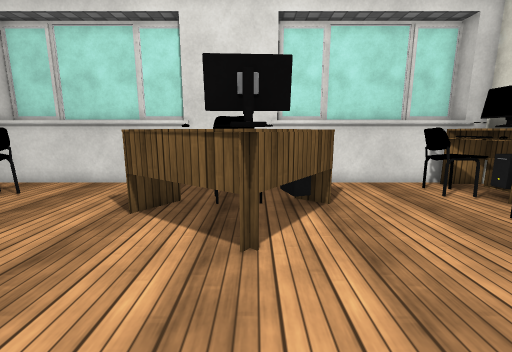
View 1 (above)

18 first-person views from a walk through a Unity game level. The camera is 1.2 m above the floor, tilts 10° down and sees 90° across. The floor is counted in squares, 0.5 m on a side. Each view is taken from the middle of a square. On the plan, view 1 faces up. The plan holds only what a view shows up to about 17 squares ahead; the rest is blank. The player character is not drawn. Some surface patterns are stand-ins.

View 2
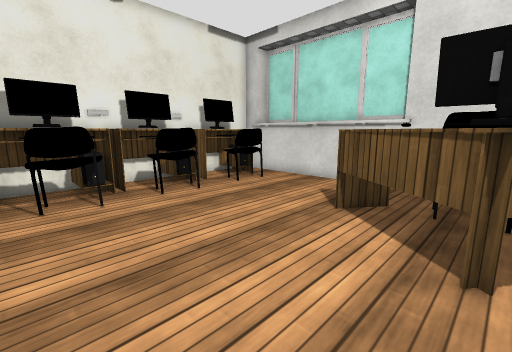

View 3
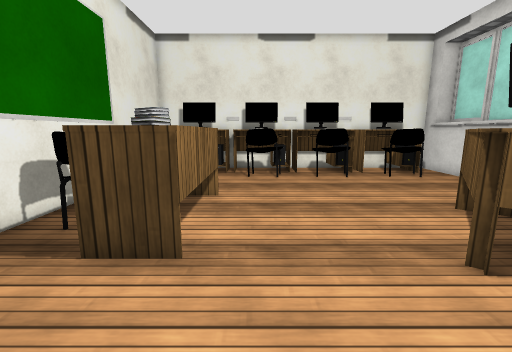

View 4
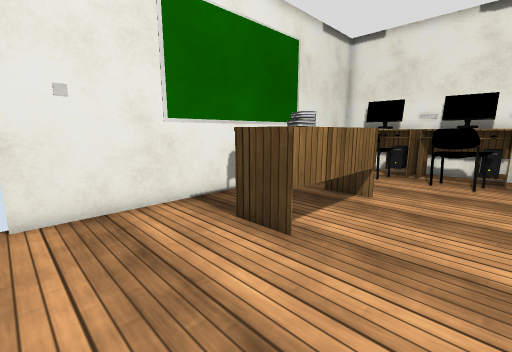

View 5
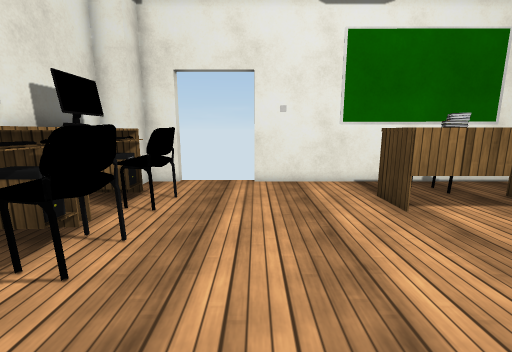

View 6
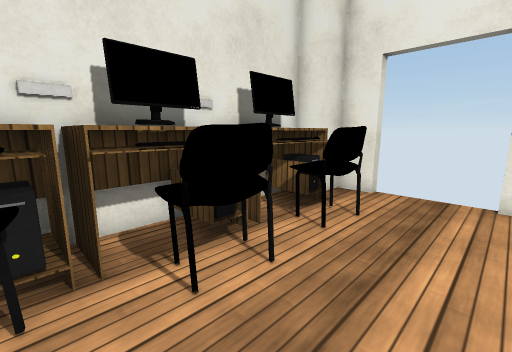

View 7
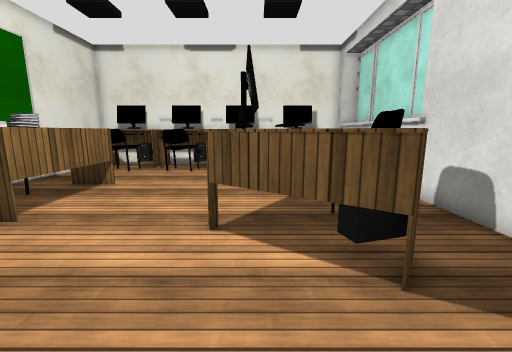

View 8
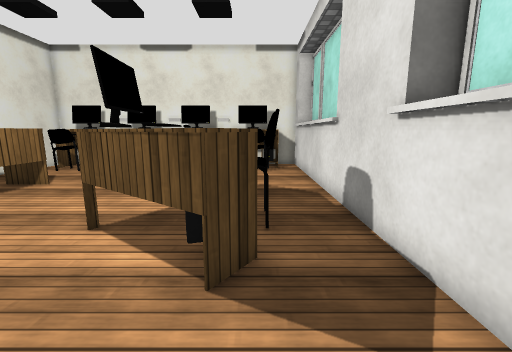

View 9
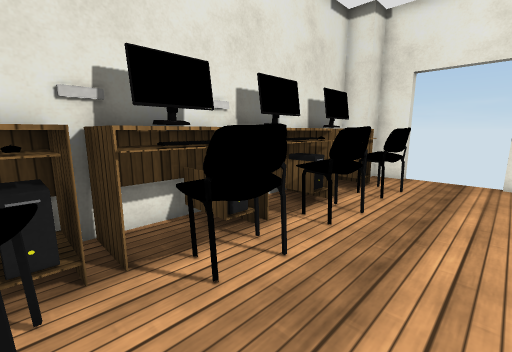

View 10
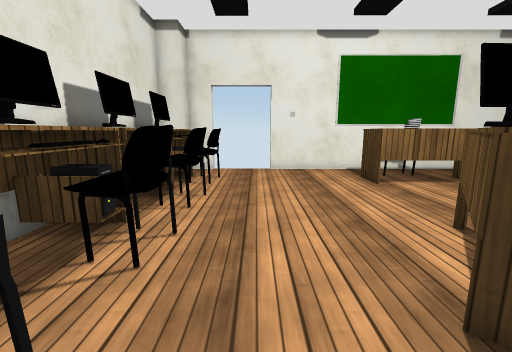

View 11
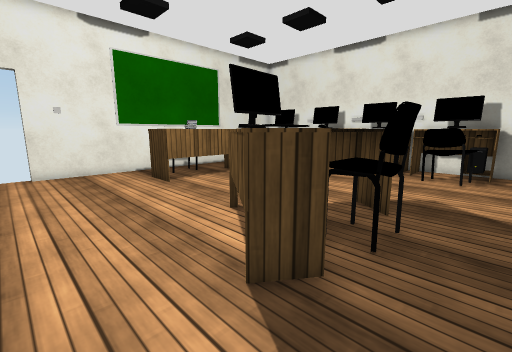

View 12
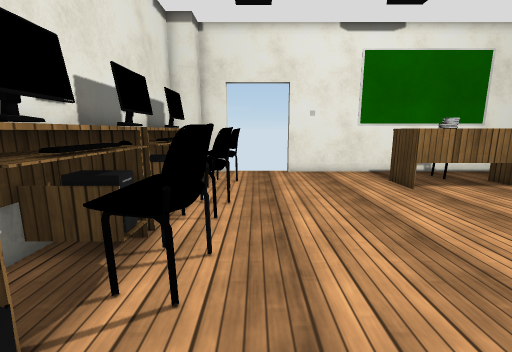

View 13
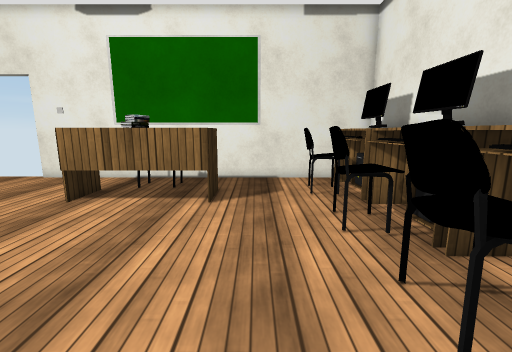

View 14
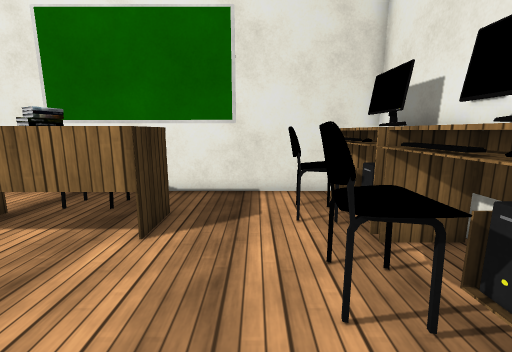

View 15
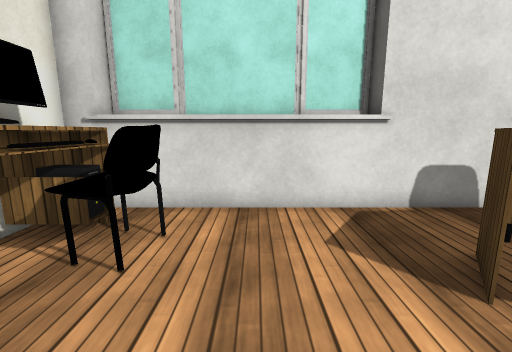

View 16
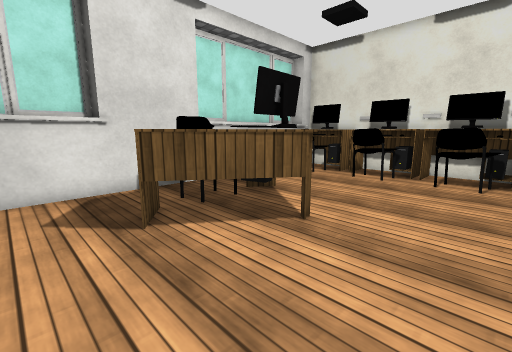

View 17
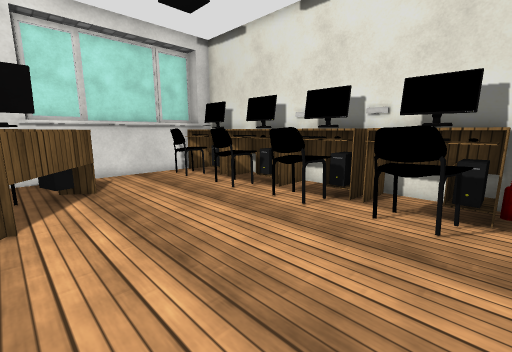

View 18
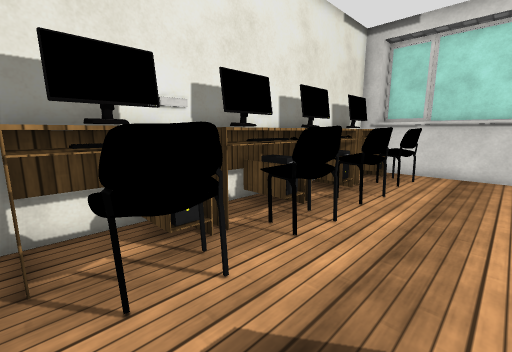

### Floor plan
Key: @ floor where view 1 was taken; # wall or solid block; . floor; ^ raised ledge; T table; B books; E fire extinguisher.
Columns run from 13 left of view 1 to 11 right of it. Each row starts with its distance up from view 1.
 13  ##########   ##########
 12 #^^^^^^^^^####^^^^^^^^T##
 11 #...................TTTT#
 10 #TTTT.......T.......TTTT#
  9 #TTTT.....TTTTTT....TTTT#
  8 #TTTT.....TTTTTT.....TTT#
  7 #TT......TTT TTT....TTTT#
  6 #TTTT......TTTT.....TTTT#
  5 #TT T.......TT......TTTT#
  4 # TTT................TTT#
  3 #TT.................TTTT#
  2 #TTTT...............TTTT#
  1 #TTTT................TTT#
  0 #TTT....TTTTT@...... TTT#
 -1 #TTT....T BBT.......TTTT#
 -2 #TTTT...T BBT.......TTTT#
 -3 #TTTT....^ ^.........TTE#
 -4 #TT.......^...........###
 -5 ##################.. ##
 -6                  #   #

Positions as (right, up) in squares from view 1, and headings:
1: (0, 0), facing up
2: (0, 0), facing up-left
3: (4, 1), facing left
4: (4, 3), facing down-left
5: (4, 7), facing down
6: (4, 5), facing down-right
7: (6, 6), facing left
8: (6, 9), facing left
9: (4, 9), facing down-right
10: (5, 11), facing down
11: (5, 11), facing down-left
12: (6, 10), facing down
13: (-7, 8), facing down
14: (-8, 5), facing down
15: (-7, 4), facing up
16: (-6, 1), facing up-right
17: (0, -3), facing up-right
18: (-6, -4), facing up-left
